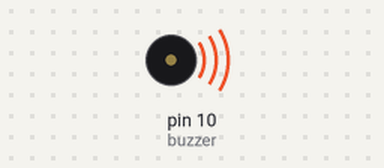
A sketch run on a simulated Arduino Uno, built with avr-gcc and run on an emulated ATmega328P. Parts: buzzer (waves = sounding).

Above: at 0.2 s.
Timing chart, 0 to 3.0 s (numbered marks = the images above):
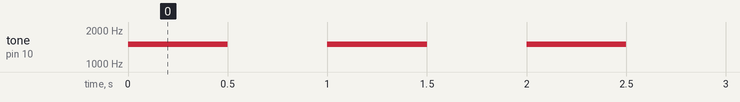

Measured:
- by itself, tone on pin 10 (buzzer): alternates 1500 Hz for 0.50 s and silent for 0.50 s

The sketch:

Selecao_multipla.ino
```cpp
/*
Projeto Arduino beep com buzzer.
Por Jota
----------------------------------------
--=<| www.ComoFazerAsCoisas.com.br |>=--
----------------------------------------
*/

//Constante que representa o pino onde o positivo
//do buzzer será ligado.
const int buzzer = 10;

//Método setup, executado uma vez ao ligar o Arduino.
void setup() {
  //Definindo o pino buzzer como de saída.
  pinMode(buzzer,OUTPUT);
}

//Método loop, executado enquanto o Arduino estiver ligado.
void loop() {
  //Ligando o buzzer com uma frequencia de 1500 hz.
  tone(buzzer,1500);
  delay(500);

  //Desligando o buzzer.
  noTone(buzzer);
  delay(500);
}
```
